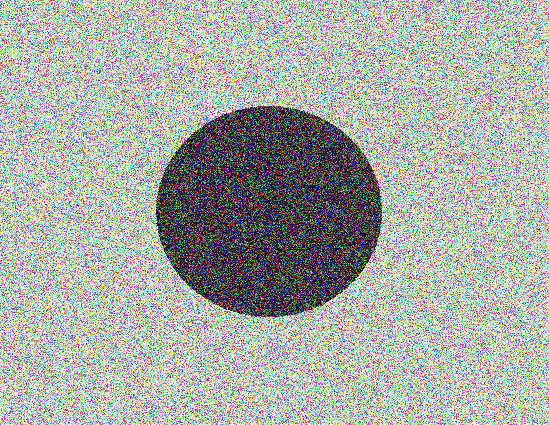
#> input picture test10.png, 549 x 425 px
$ python 'OpenCV_Otsu'"'"'s_Binarization.py'
#> lines starting #> are read from the running program, lines starting #| are printed output that depends on the picture; after the words box and inside, x2 and y2 are one past the last pixel; in counts of white or black regions, pixels touching at a corner belong together
# -*- coding: utf-8 -*-
"""
Created on Mon Mar  4 15:10:20 2019

@author: ganze
"""

#Otsu's Binarization

#THRESH_OTSU와 함께 threshold함수를 사용한 이진화합니다.  이미지에 대한 히스토그램에서 임계값을 자동으로 계산해줍니다.


import cv2


img_source = cv2.imread('test10.png', 0)
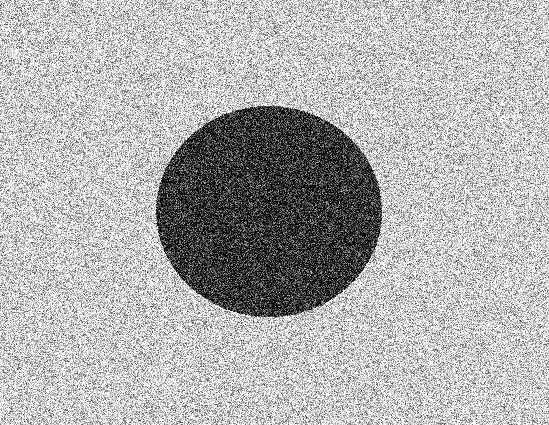
#> img_source: shape (425, 549); min 0, max 255, mean 178.2

ret,img_result1 = cv2.threshold(img_source, 127, 255, cv2.THRESH_BINARY)
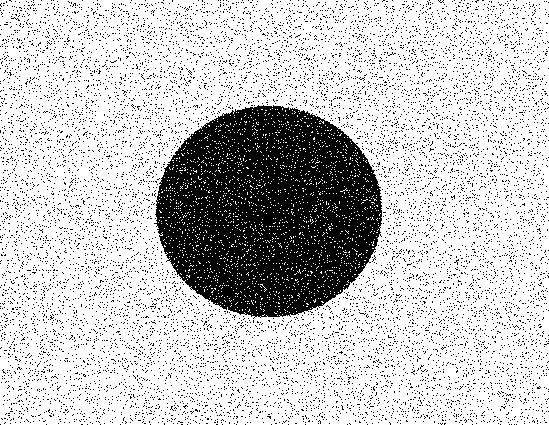
#> img_result1: shape (425, 549); 78.6% white; 10995 black regions (10994 under 20 px), largest, box (x1, y1, x2, y2) and area: (154, 105, 382, 319) 34298

ret, img_result2 = cv2.threshold(img_source, 0, 255, cv2.THRESH_BINARY+cv2.THRESH_OTSU)
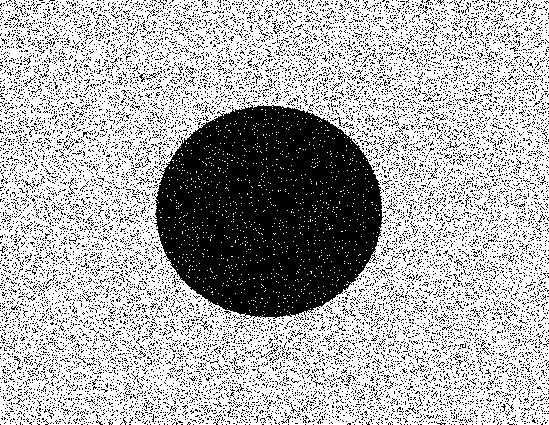
#> img_result2: shape (425, 549); 69.5% white; 14318 black regions (14299 under 20 px), largest, box (x1, y1, x2, y2) and area: (153, 104, 386, 320) 36447, (200, 317, 210, 331) 33, (68, 178, 75, 195) 29
#> ret = 152

img_blur = cv2.GaussianBlur(img_source, (5,5), 0)
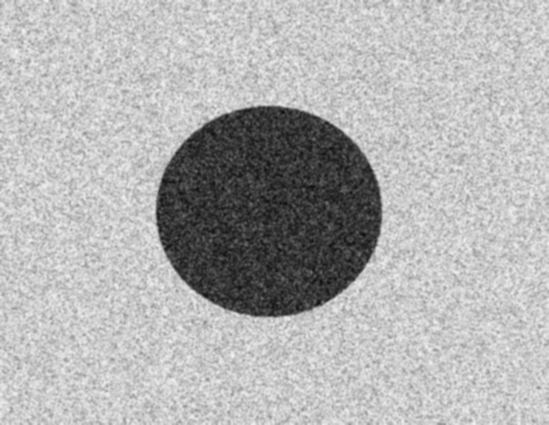
#> img_blur: shape (425, 549); min 14, max 243, mean 178.2
ret, img_result3 = cv2.threshold(img_blur, 0, 255, cv2.THRESH_BINARY+cv2.THRESH_OTSU)
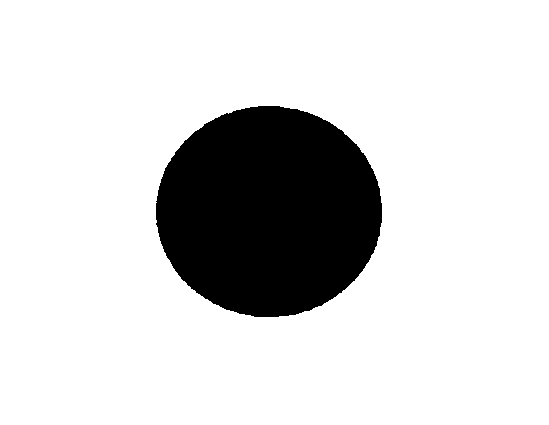
#> img_result3: shape (425, 549); 84% white; 1 black region, box (x1, y1, x2, y2) and area: (156, 106, 382, 317) 37409
#> ret = 128


cv2.imshow("SOURCE", img_source)
cv2.imshow("THRESH_BINARY", img_result1)
cv2.imshow("THRESH_OTSU", img_result2)
cv2.imshow("THRESH_OTSU + Gaussian filtering", img_result3)

cv2.waitKey(0)
cv2.destroyAllWindows()

$ run again, with ada_image_test.png copied over test10.png
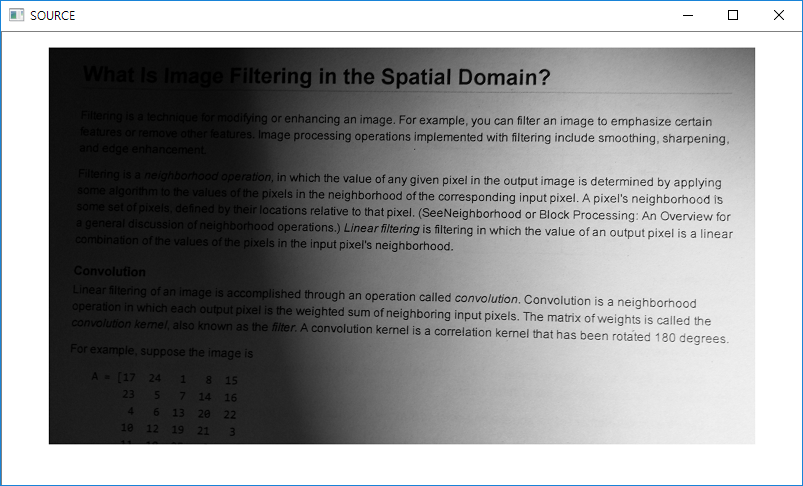
#> input picture ada_image_test.png, 803 x 486 px
#> `ret,img_result1 = cv2.threshold(img_source, 127, 255, cv2.THRESH_BINARY)`:
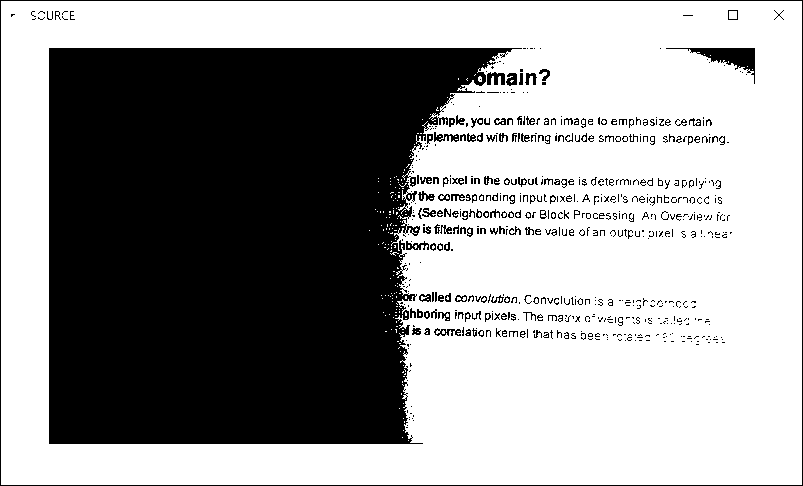
#> img_result1: shape (486, 803); 59.5% white; 617 black regions (460 under 20 px), largest, box (x1, y1, x2, y2) and area: (49, 48, 522, 444) 146305, (0, 0, 803, 486) 2574, (666, 48, 755, 84) 946
#> img_result2: shape (486, 803); 57% white; 566 black regions (415 under 20 px), largest, box (x1, y1, x2, y2) and area: (49, 48, 559, 444) 154665, (0, 0, 803, 486) 3828, (652, 48, 755, 94) 1728
#> `ret, img_result2 = cv2.threshold(img_source, 0, 255, cv2.THRESH_BINARY..`: ret = 137
#> `ret, img_result3 = cv2.threshold(img_blur, 0, 255, cv2.THRESH_BINARY+c..`:
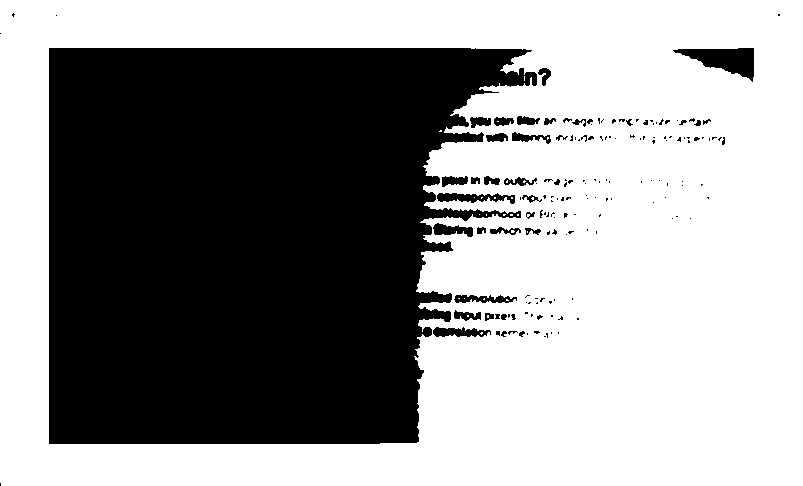
#> img_result3: shape (486, 803); 58.5% white; 158 black regions (122 under 20 px), largest, box (x1, y1, x2, y2) and area: (49, 48, 537, 444) 155879, (673, 48, 754, 82) 1412, (437, 193, 515, 204) 501
#> `ret, img_result3 = cv2.threshold(img_blur, 0, 255, cv2.THRESH_BINARY+c..`: ret = 135
